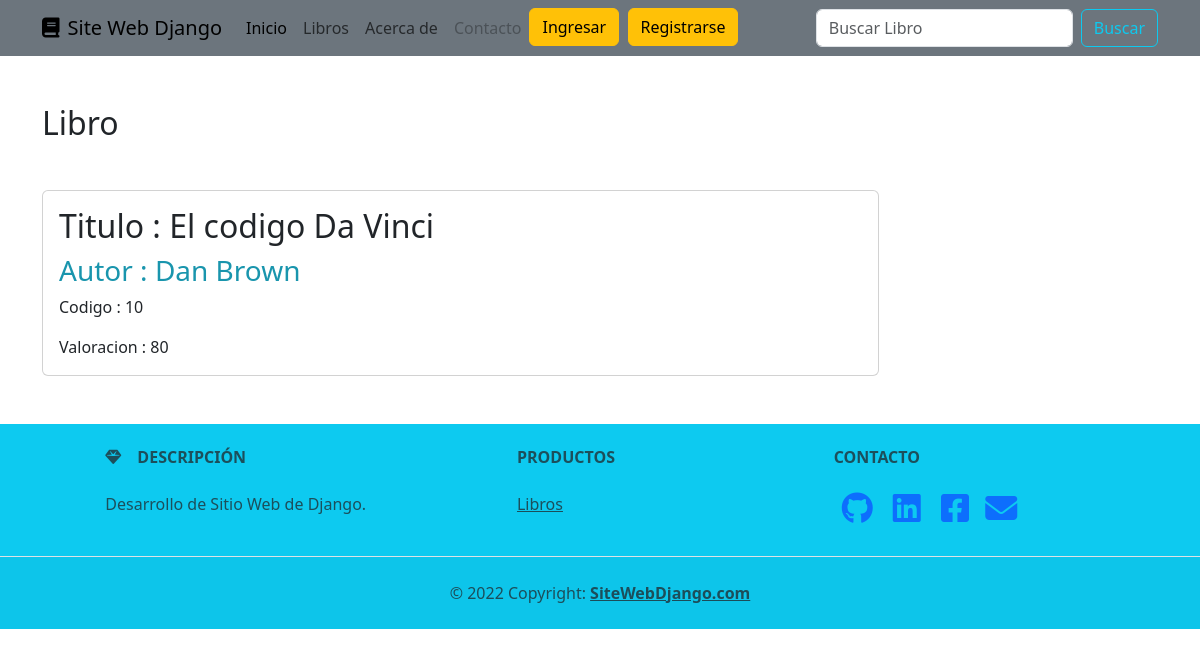
Screenshot of /book/ver_libro/10 with the database file from the repository.
### book/models.py (models this page shows)
class Book(models.Model):
    titulo=models.CharField(max_length=100)
    autor=models.CharField(max_length=100)
    valoracion=models.IntegerField(help_text='Valoracion entre 0 y 100')
    fecha_creacion =models.DateField(default= datetime.datetime.now)
    fecha_modificacion =models.DateField(default= datetime.datetime.now)
    class Meta:
        verbose_name ='Libro'
        verbose_name_plural = 'Libros'
        permissions = [
            ('development','permiso como desarrollador'),
            ('scrum_master','permiso como scrum_master'),
            ('product_owner', 'permiso como product_owner')
        ]

### book/views.py (the view)
# urls.py: path('ver_libro/<int:libro_id>', ver_libro, name='ver_libro')
def ver_libro(request,libro_id):
    book = get_object_or_404(Book, id=libro_id)
    return render(request,'ver_libro.html',{'book':book})

### book/templates/ver_libro.html (shortened to what this page needs)
{% extends 'layout.html' %}
{% load bootstrap5 %}
{% block content %}
 <section class="ver container mt-5">
     <h2>Libro</h2>
       {% if book %}
     <div class="card w-75 my-5">
     <div class="card-body">
     <h2 class="card-title">Titulo : {{ book.titulo }}</h2>
      <h3>Autor : {{ book.autor }}</h3>
      <p>Codigo : {{ book.id }}</p>
      <p class="card-text">Valoracion : {{ book.valoracion }}</p>
       {% else %}
       <p>No hay libros disponibles para la busqueda</p>
       {% endif %}
</div>
</div>
   </section>
{% endblock %}

### book/static/book/css/style.css (style rules this page uses)
#ver h2,h3 { color:#1995ad; }

### rows the page displays
Book: titulo "El codigo Da Vinci", autor "Dan Brown", id "10", valoracion "80"
